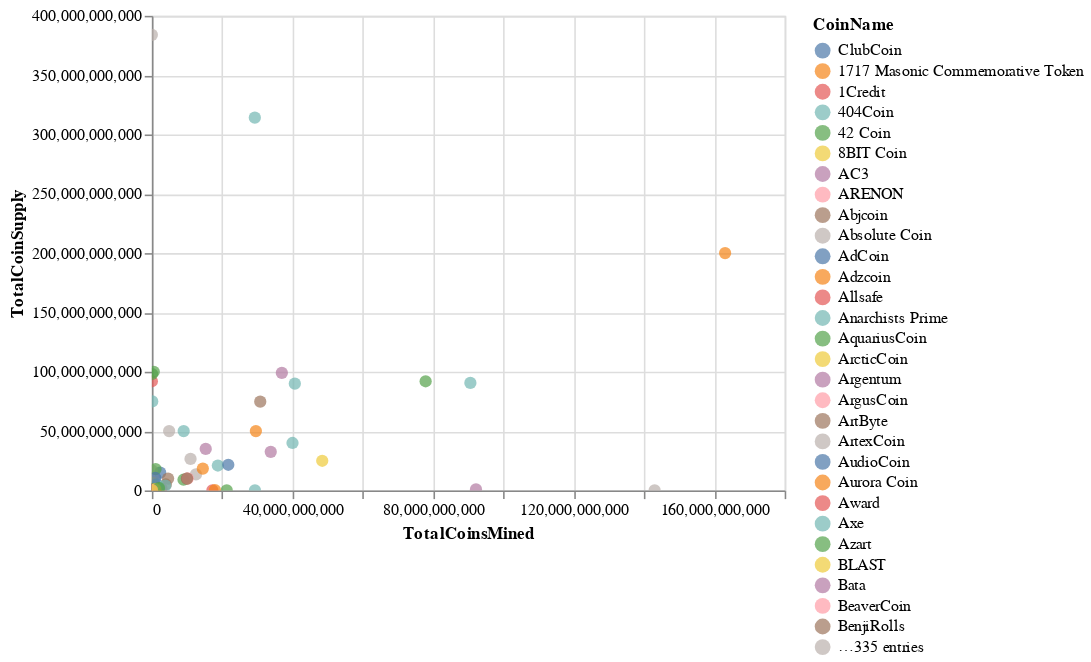

Here is the notebook cell this chart was saved with:
### Code cell
# Plot the scatter with x="TotalCoinsMined" and y="TotalCoinSupply"
tc =  alt.Chart(clustered_df).mark_circle(size=60).encode(
    x="TotalCoinsMined",
    y="TotalCoinSupply",
    color='CoinName',
    #tooltip = ["CoinName", "Algorithm", "TotalCoinsMined", "TotalCoinSupply"]
).interactive()
tc.display()

### Figure 1 — Vega-Lite specification as saved in the notebook (floating-point values rounded to 4 significant figures; data arrays with more than 128 entries replaced by an {"elided": "..."} marker saying what was removed)
{"config": {"view": {"continuousWidth": 400, "continuousHeight": 300}}, "data": {"name": "data-dd12b09b98cde28d3536a87110639d7a"}, "mark": {"type": "circle", "size": 60}, "encoding": {"color": {"type": "nominal", "field": "CoinName"}, "x": {"type": "quantitative", "field": "TotalCoinsMined"}, "y": {"type": "quantitative", "field": "TotalCoinSupply"}}, "selection": {"selector009": {"type": "interval", "bind": "scales", "encodings": ["x", "y"]}}, "$schema": "https://vega.github.io/schema/vega-lite/v4.8.1.json", "datasets": {"data-dd12b09b98cde28d3536a87110639d7a": {"elided": "364 records"}}}
